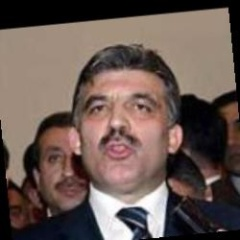
#> input picture database/Abdullah_Gul/Abdullah_Gul_0009.jpg, 240 x 240 px
$ python -i liveness_detector.py   (imports and definitions only)   (older library calls are emulated)
#> lines starting #> are read from the running program, lines starting #| are printed output that depends on the picture
"""Face liveness detection module.
Implements anti-spoofing measures to prevent attendance marking with photos.
"""

import cv2
import numpy as np
from typing import Tuple, Optional, List


class LivenessDetector:
    """Detects if a face in an image is from a live person or a photo/video.

    Uses multiple techniques:
    1. Motion detection - checks for natural movement between frames
    2. Texture analysis - detects print/screen artifacts
    3. Blink detection - detects eye blinks (optional, requires sequence)
    """

    def __init__(self):
        """Initialize liveness detector."""
        self.previous_frames: List[np.ndarray] = []
        self.max_frames = 3  # Store last 3 frames for motion analysis

        # Thresholds for liveness detection
        self.motion_threshold = 0.001  # Minimum motion required
        self.texture_variance_threshold = 100  # Minimum texture variance for real face
        self.edge_density_threshold = 0.015  # Minimum edge density for real face
        self.max_edge_density_threshold = 0.15  # Maximum edge density (too many edges = photo)

        # Normalization constants
        self.texture_variance_normalizer = 500.0  # Normalize texture variance to 0-1 range
        self.max_motion_threshold = 0.3  # Maximum motion (too much = suspicious)

    def check_liveness(
        self,
        image: np.ndarray,
        face_bbox: Optional[Tuple[int, int, int, int]] = None
    ) -> Tuple[bool, str, float]:
        """Check if the face in the image is from a live person.

        Args:
            image: Input image (BGR format)
            face_bbox: Optional bounding box (x, y, w, h) of the face region

        Returns:
            Tuple of (is_live, reason, confidence)
            - is_live: True if face appears to be from a live person
            - reason: Explanation of the decision
            - confidence: Confidence score (0-1)
        """
        if image is None or image.size == 0:
            return False, "Invalid image", 0.0

        # Extract face region if bbox provided, otherwise use full image
        if face_bbox is not None:
            x, y, w, h = face_bbox
            # Add some padding
            padding = int(max(w, h) * 0.2)
            x1 = max(0, x - padding)
            y1 = max(0, y - padding)
            x2 = min(image.shape[1], x + w + padding)
            y2 = min(image.shape[0], y + h + padding)
            face_region = image[y1:y2, x1:x2]
        else:
            face_region = image

        if face_region.size == 0:
            return False, "Invalid face region", 0.0

        # Run multiple liveness checks
        checks = []
        reasons = []

        # 1. Texture Analysis - Real faces have rich texture variation
        texture_score, texture_reason = self._check_texture_quality(face_region)
        checks.append(texture_score)
        reasons.append(texture_reason)

        # 2. Edge Analysis - Photos often have distinct edges and less depth
        edge_score, edge_reason = self._check_edge_characteristics(face_region)
        checks.append(edge_score)
        reasons.append(edge_reason)

        # 3. Color Distribution - Real faces have specific color patterns
        color_score, color_reason = self._check_color_distribution(face_region)
        checks.append(color_score)
        reasons.append(color_reason)

        # 4. Motion Detection (if we have previous frames)
        if len(self.previous_frames) > 0:
            motion_score, motion_reason = self._check_motion(face_region)
            checks.append(motion_score * 1.5)  # Weight motion more heavily
            reasons.append(motion_reason)

        # Store current frame for next check
        self.previous_frames.append(cv2.resize(face_region, (160, 160)))
        if len(self.previous_frames) > self.max_frames:
            self.previous_frames.pop(0)

        # Calculate overall confidence
        confidence = np.mean(checks)

        # Decision threshold
        is_live = confidence > 0.5

        # Compile reason
        if is_live:
            reason = "Live face detected: " + "; ".join(reasons)
        else:
            reason = "Possible spoofing attempt: " + "; ".join(reasons)

        return is_live, reason, float(confidence)

    def _check_texture_quality(self, face_region: np.ndarray) -> Tuple[float, str]:
        """Analyze texture quality - real faces have rich texture.

        Photos and screens typically have lower texture variance.
        """
        gray = cv2.cvtColor(face_region, cv2.COLOR_BGR2GRAY)

        # Calculate Laplacian variance (measure of texture/sharpness)
        laplacian = cv2.Laplacian(gray, cv2.CV_64F)
        variance = laplacian.var()

        # Normalize score (higher variance = more likely real)
        score = min(variance / self.texture_variance_normalizer, 1.0)

        if variance < self.texture_variance_threshold:
            reason = f"Low texture variance ({variance:.1f})"
            return score * 0.5, reason
        else:
            reason = f"Good texture variance ({variance:.1f})"
            return score, reason

    def _check_edge_characteristics(self, face_region: np.ndarray) -> Tuple[float, str]:
        """Analyze edge characteristics.

        Photos often have sharp, uniform edges. Real faces have natural, varied edges.
        """
        gray = cv2.cvtColor(face_region, cv2.COLOR_BGR2GRAY)

        # Apply Canny edge detection
        edges = cv2.Canny(gray, 50, 150)

        # Calculate edge density
        edge_density = np.sum(edges > 0) / edges.size

        # Real faces typically have moderate edge density
        # Too high = printed photo with sharp edges
        # Too low = blurred or poorly lit image
        if edge_density < self.edge_density_threshold:
            reason = f"Low edge density ({edge_density:.4f})"
            return 0.3, reason
        elif edge_density > self.max_edge_density_threshold:
            reason = f"Excessive edges ({edge_density:.4f})"
            return 0.5, reason
        else:
            reason = f"Natural edge density ({edge_density:.4f})"
            return 0.8, reason

    def _check_color_distribution(self, face_region: np.ndarray) -> Tuple[float, str]:
        """Analyze color distribution.

        Real faces have specific skin tone patterns. Photos may have color shifts.
        """
        # Convert to HSV for better skin tone analysis
        hsv = cv2.cvtColor(face_region, cv2.COLOR_BGR2HSV)

        # Calculate color histogram variance
        h_hist = cv2.calcHist([hsv], [0], None, [180], [0, 180])
        s_hist = cv2.calcHist([hsv], [1], None, [256], [0, 256])

        # Normalize histograms
        h_hist = h_hist.flatten() / (h_hist.sum() + 1e-7)
        s_hist = s_hist.flatten() / (s_hist.sum() + 1e-7)

        # Calculate entropy (measure of color diversity)
        h_entropy = -np.sum(h_hist * np.log2(h_hist + 1e-7))
        s_entropy = -np.sum(s_hist * np.log2(s_hist + 1e-7))

        # Average entropy
        avg_entropy = (h_entropy + s_entropy) / 2

        # Real faces typically have moderate entropy
        if avg_entropy < 2.0:
            reason = f"Low color diversity ({avg_entropy:.2f})"
            return 0.4, reason
        elif avg_entropy > 6.0:
            reason = f"Excessive color variation ({avg_entropy:.2f})"
            return 0.6, reason
        else:
            reason = f"Natural color distribution ({avg_entropy:.2f})"
            return 0.8, reason

    # [28 lines left out: function _check_motion, not called in this run]

    def reset(self):
        """Reset the detector state (clear previous frames)."""
        self.previous_frames = []


# [16 lines left out: function check_single_image_liveness, not called in this run]

>>> import cv2
>>> picture = cv2.imread('../database/Abdullah_Gul/Abdullah_Gul_0009.jpg')
#> picture is the input picture: shape (240, 240, 3); mean B, G, R 81.8, 87.9, 104.8
>>> result = LivenessDetector().check_liveness(picture)
#> in _check_texture_quality, `gray = cv2.cvtColor(face_region, cv2.COLOR_BGR2GRAY)`:
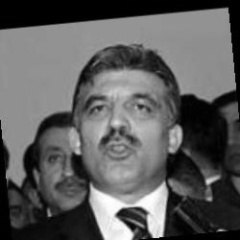
#> gray: shape (240, 240); min 0, max 255, mean 92.3
#> in _check_texture_quality, `laplacian = cv2.Laplacian(gray, cv2.CV_64F)`:
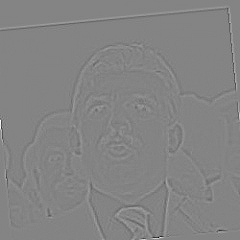
#> laplacian: shape (240, 240) float64; min -326, max 303, mean 0; drawn with min black and max white
#> in _check_texture_quality, `variance = laplacian.var()`: variance = 190.6
#> in _check_texture_quality, `score = min(variance / self.texture_variance_normalizer, 1.0)`: score = 0.381
#> in _check_texture_quality, `reason = f"Good texture variance ({variance:.1f})"`: reason = 'Good texture variance (190.6)'
#> in check_liveness, `texture_score, texture_reason = self._check_texture_quality(face_region)`: texture_score = 0.381; texture_reason = 'Good texture variance (190.6)'
#> in _check_edge_characteristics, `edges = cv2.Canny(gray, 50, 150)`:
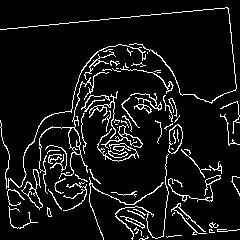
#> edges: shape (240, 240); 8.2% white in thin lines or dots
#> in _check_edge_characteristics, `edge_density = np.sum(edges > 0) / edges.size`: edge_density = 0.082
#> in _check_edge_characteristics, `reason = f"Natural edge density ({edge_density:.4f})"`: reason = 'Natural edge density (0.0820)'
#> in check_liveness, `edge_score, edge_reason = self._check_edge_characteristics(face_region)`: edge_score = 0.8; edge_reason = 'Natural edge density (0.0820)'
#> in _check_color_distribution, `hsv = cv2.cvtColor(face_region, cv2.COLOR_BGR2HSV)`: hsv: shape (240, 240, 3); mean H, S, V 37.3, 82.4, 106.5
#> in _check_color_distribution, `h_hist = cv2.calcHist([hsv], [0], None, [180], [0, 180])`: h_hist = 180 values, max 8791 at index 13, min 0 at index 27, mean 320
#> in _check_color_distribution, `s_hist = cv2.calcHist([hsv], [1], None, [256], [0, 256])`: s_hist = 256 values, max 4191 at index 55, min 0 at index 250, mean 225
#> in _check_color_distribution, `h_hist = h_hist.flatten() / (h_hist.sum() + 1e-7)`: h_hist = 180 values, max 0.153 at index 13, min 0 at index 27, mean 0.00556
#> in _check_color_distribution, `s_hist = s_hist.flatten() / (s_hist.sum() + 1e-7)`: s_hist = 256 values, max 0.0728 at index 55, min 0 at index 250, mean 0.00391
#> in _check_color_distribution, `h_entropy = -np.sum(h_hist * np.log2(h_hist + 1e-7))`: h_entropy = 5.08
#> in _check_color_distribution, `s_entropy = -np.sum(s_hist * np.log2(s_hist + 1e-7))`: s_entropy = 6.73
#> in _check_color_distribution, `avg_entropy = (h_entropy + s_entropy) / 2`: avg_entropy = 5.9
#> in _check_color_distribution, `reason = f"Natural color distribution ({avg_entropy:.2f})"`: reason = 'Natural color distribution (5.90)'
#> in check_liveness, `color_score, color_reason = self._check_color_distribution(face_region)`: color_score = 0.8; color_reason = 'Natural color distribution (5.90)'
#> in check_liveness, `confidence = np.mean(checks)`: confidence = 0.66
#> in check_liveness, `is_live = confidence > 0.5`: is_live = True
